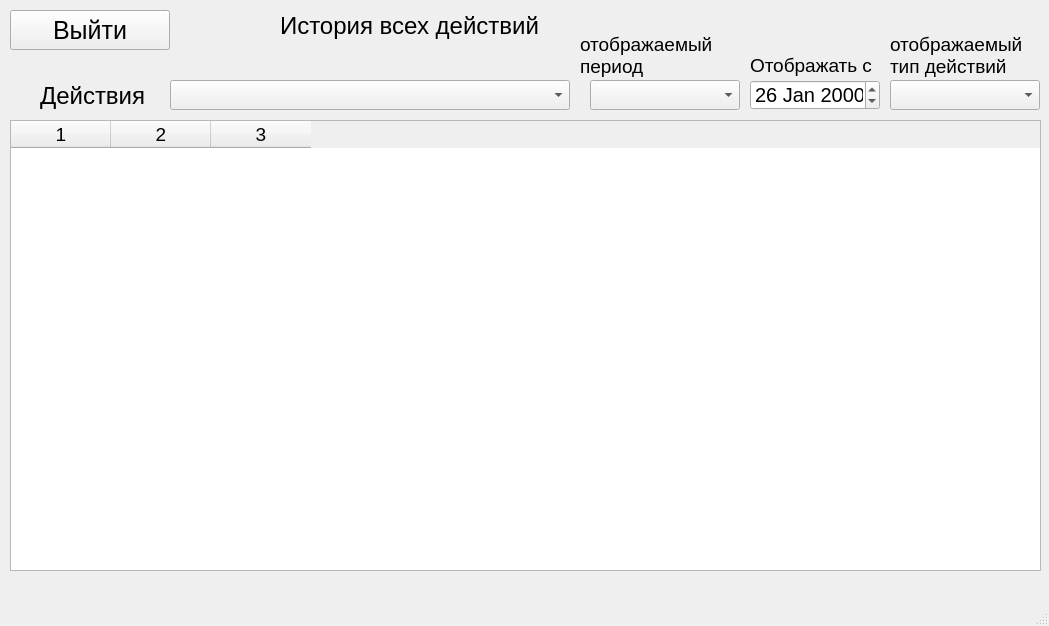
<?xml version="1.0" encoding="UTF-8"?>
<ui version="4.0">
 <class>MainWindow</class>
 <widget class="QMainWindow" name="MainWindow">
  <property name="geometry">
   <rect>
    <x>0</x>
    <y>0</y>
    <width>1049</width>
    <height>626</height>
   </rect>
  </property>
  <property name="windowTitle">
   <string>история</string>
  </property>
  <widget class="QWidget" name="centralwidget">
   <widget class="QTableWidget" name="main_table">
    <property name="geometry">
     <rect>
      <x>10</x>
      <y>120</y>
      <width>1031</width>
      <height>451</height>
     </rect>
    </property>
    <property name="font">
     <font>
      <pointsize>14</pointsize>
     </font>
    </property>
    <property name="rowCount">
     <number>0</number>
    </property>
    <property name="columnCount">
     <number>3</number>
    </property>
    <column/>
    <column/>
    <column/>
   </widget>
   <widget class="QPushButton" name="exit_button">
    <property name="geometry">
     <rect>
      <x>10</x>
      <y>10</y>
      <width>160</width>
      <height>40</height>
     </rect>
    </property>
    <property name="font">
     <font>
      <pointsize>19</pointsize>
     </font>
    </property>
    <property name="text">
     <string>Выйти</string>
    </property>
   </widget>
   <widget class="QLabel" name="label">
    <property name="geometry">
     <rect>
      <x>280</x>
      <y>10</y>
      <width>360</width>
      <height>31</height>
     </rect>
    </property>
    <property name="font">
     <font>
      <pointsize>18</pointsize>
     </font>
    </property>
    <property name="text">
     <string>История всех действий</string>
    </property>
   </widget>
   <widget class="QComboBox" name="who_to_show">
    <property name="geometry">
     <rect>
      <x>170</x>
      <y>80</y>
      <width>400</width>
      <height>30</height>
     </rect>
    </property>
    <property name="font">
     <font>
      <pointsize>15</pointsize>
     </font>
    </property>
    <property name="styleSheet">
     <string notr="true"/>
    </property>
    <property name="currentText">
     <string/>
    </property>
    <property name="maxVisibleItems">
     <number>20</number>
    </property>
    <property name="sizeAdjustPolicy">
     <enum>QComboBox::AdjustToContentsOnFirstShow</enum>
    </property>
    <property name="iconSize">
     <size>
      <width>16</width>
      <height>16</height>
     </size>
    </property>
   </widget>
   <widget class="QLabel" name="label_6">
    <property name="geometry">
     <rect>
      <x>40</x>
      <y>80</y>
      <width>130</width>
      <height>31</height>
     </rect>
    </property>
    <property name="font">
     <font>
      <pointsize>18</pointsize>
     </font>
    </property>
    <property name="text">
     <string>Действия</string>
    </property>
   </widget>
   <widget class="QComboBox" name="number_days">
    <property name="geometry">
     <rect>
      <x>590</x>
      <y>80</y>
      <width>150</width>
      <height>30</height>
     </rect>
    </property>
    <property name="font">
     <font>
      <pointsize>13</pointsize>
     </font>
    </property>
    <property name="styleSheet">
     <string notr="true"/>
    </property>
    <property name="currentText">
     <string/>
    </property>
    <property name="maxVisibleItems">
     <number>20</number>
    </property>
    <property name="sizeAdjustPolicy">
     <enum>QComboBox::AdjustToContentsOnFirstShow</enum>
    </property>
    <property name="iconSize">
     <size>
      <width>16</width>
      <height>16</height>
     </size>
    </property>
   </widget>
   <widget class="QDateEdit" name="date_start">
    <property name="geometry">
     <rect>
      <x>750</x>
      <y>80</y>
      <width>130</width>
      <height>30</height>
     </rect>
    </property>
    <property name="font">
     <font>
      <pointsize>15</pointsize>
     </font>
    </property>
    <property name="date">
     <date>
      <year>2000</year>
      <month>1</month>
      <day>26</day>
     </date>
    </property>
   </widget>
   <widget class="QLabel" name="label_7">
    <property name="geometry">
     <rect>
      <x>580</x>
      <y>30</y>
      <width>170</width>
      <height>50</height>
     </rect>
    </property>
    <property name="font">
     <font>
      <pointsize>14</pointsize>
     </font>
    </property>
    <property name="text">
     <string>отображаемый
период</string>
    </property>
   </widget>
   <widget class="QLabel" name="label_8">
    <property name="geometry">
     <rect>
      <x>750</x>
      <y>50</y>
      <width>130</width>
      <height>30</height>
     </rect>
    </property>
    <property name="font">
     <font>
      <pointsize>14</pointsize>
     </font>
    </property>
    <property name="text">
     <string>Отображать с</string>
    </property>
   </widget>
   <widget class="QLabel" name="label_9">
    <property name="geometry">
     <rect>
      <x>890</x>
      <y>30</y>
      <width>170</width>
      <height>50</height>
     </rect>
    </property>
    <property name="font">
     <font>
      <pointsize>14</pointsize>
     </font>
    </property>
    <property name="text">
     <string>отображаемый
тип действий</string>
    </property>
   </widget>
   <widget class="QComboBox" name="type_of_log">
    <property name="geometry">
     <rect>
      <x>890</x>
      <y>80</y>
      <width>150</width>
      <height>30</height>
     </rect>
    </property>
    <property name="font">
     <font>
      <pointsize>13</pointsize>
     </font>
    </property>
    <property name="styleSheet">
     <string notr="true"/>
    </property>
    <property name="currentText">
     <string/>
    </property>
    <property name="maxVisibleItems">
     <number>20</number>
    </property>
    <property name="sizeAdjustPolicy">
     <enum>QComboBox::AdjustToContentsOnFirstShow</enum>
    </property>
    <property name="iconSize">
     <size>
      <width>16</width>
      <height>16</height>
     </size>
    </property>
   </widget>
  </widget>
  <widget class="QMenuBar" name="menubar">
   <property name="geometry">
    <rect>
     <x>0</x>
     <y>0</y>
     <width>1049</width>
     <height>18</height>
    </rect>
   </property>
  </widget>
  <widget class="QStatusBar" name="statusbar"/>
 </widget>
 <resources/>
 <connections/>
</ui>
